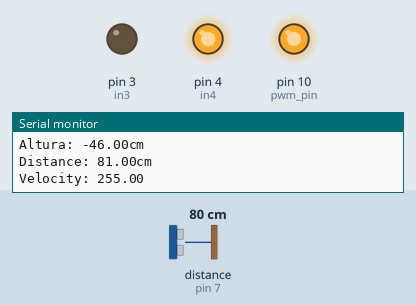
Bench run of a sketch on a simulated Arduino Uno, built with avr-gcc and run on an emulated ATmega328P. Parts: output pins drawn as LEDs (lit = HIGH), the last lines printed to the serial monitor. The inputs (shaded band) are chosen by the test bench; at power-on: distance to the obstacle (sensor on pin 7) 80 cm. The echo pulse lasts 58.3 µs per cm.

Above: at 1.2 s.
1.3 s: distance to the obstacle (sensor on pin 7) set to 2 cm
At 2.1 s:
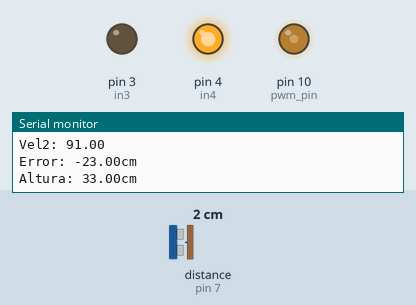
2.9 s: distance to the obstacle (sensor on pin 7) set to 18 cm
At 4.2 s:
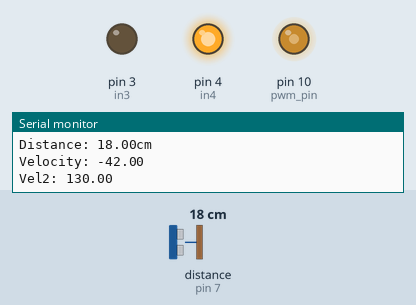
4.5 s: distance to the obstacle (sensor on pin 7) set to 148 cm
At 5.2 s:
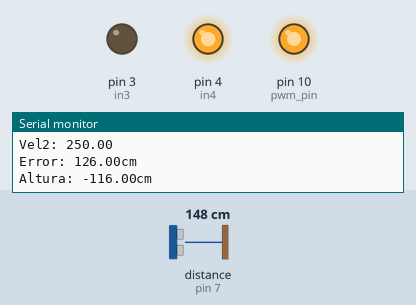
Timing chart, 0 to 7.5 s (numbered marks = the images above; inputs shaded):
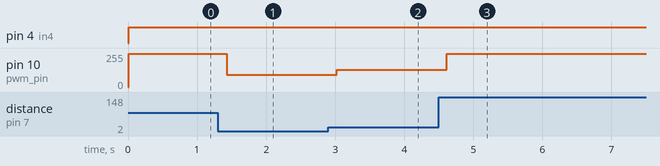

Measured:
- after the input at 1.3 s, pin 10 (pwm_pin): 250/255 → 91/255 after 0.13 s
- after the input at 2.9 s, pin 10 (pwm_pin): 91/255 → 130/255 after 0.12 s
- after the input at 4.5 s, pin 10 (pwm_pin): 130/255 → 250/255 after 0.12 s

The sketch:

PID.ino
```cpp
#include <NewPing.h>

//pinos do ultrassônico e distância máxima(range)
#define trigger 6
#define echo 7
#define range 200

NewPing sensor(trigger, echo, range);

// pinos da ponte H
int in3 = 3;
int in4 = 4;
int pwm_pin = 10;

double setpoint;
double distance;
double height;
float velocity;
float velmin = 145;

double pipe = 41; //medido com sensor na posição do projeto
double object = 6;

double pastTime;
unsigned long presentTime, lastTime;

double error;
double i_error;
double d_error;
double lastError;

//PI -- Kp = 6, Ki= 5.
//PID -- Kp = 6, Ki= 5, Kd = 0.3

double kp = 6;
double ki = 5;
double kd = 0.3;

void setup() {

  Serial.begin(9600);

  pinMode(in3, OUTPUT);
  pinMode(in4, OUTPUT);
  pinMode(pwm_pin, OUTPUT);
}

void loop() {

  setpoint = 10; //altura desejada

  presentTime = millis();
  pastTime = presentTime - lastTime;

  distance = sensor.ping_cm();
  height = (pipe - distance) - object;

  Serial.print("Altura: ");
  Serial.print(height);
  Serial.println("cm");
  Serial.println();

  Serial.print("Distance: ");
  Serial.print(distance);
  Serial.println("cm");
  Serial.println();

  error = setpoint - height;
  i_error += error * pastTime;
  d_error = (error - lastError)/pastTime;

  velocity = kp*error + ki*i_error + kd*d_error;   //PID output

  lastError = error;   //remember current error
  lastTime = presentTime;


  if (i_error > 150){
    ki = 0;
  }

  if (velocity > 255){
    velocity = 255;
  }


  Serial.print("Velocity: ");
  Serial.print(velocity);
  Serial.println();

//  if (error < 0) {
//    velocity = map(velocity, 70, 255, 145, 250);
//  }
//
//  else{
    velocity = map(velocity, 70, 255, 175, 250);
//  }

//  if (distance < 6){
//    for (double i; velocity > 143; i++){
//      velocity = i;
//    }
//
//  }


  Serial.print("Vel2: ");
  Serial.print(velocity);
  Serial.println();

  turnON();

  Serial.print("Error: ");
  Serial.print(error);
  Serial.println("cm");
  Serial.println();

}

//void h() {
//  double distance = sensor.ping_cm();
//  double height = (pipe - distance) - object;
//}

void turnON(){
  digitalWrite(in3, LOW);
  digitalWrite(in4, HIGH);
  analogWrite(pwm_pin, velocity);
}
```
